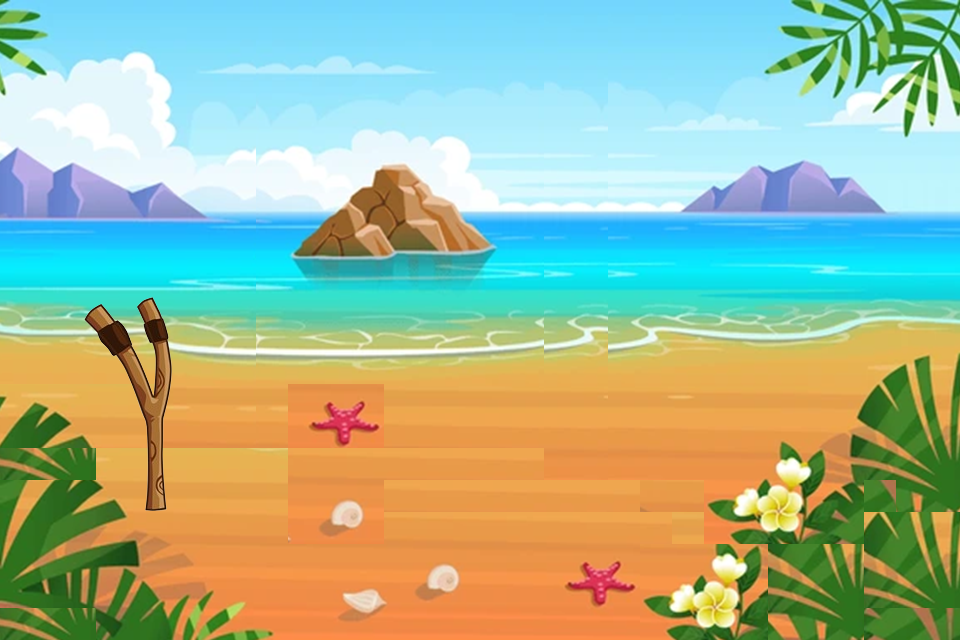

This is a level from a 2D game, rendered from its Tiled map with the project's own tilesets. A one-line summary and the complete map file follow:
An orthogonal 30x20 tile map with 32x32 px tiles, 2 tile layers (bg1_th2, slingshot), 6 tilesets and 1 object.

<map version="1.10" tiledversion="1.11.0" orientation="orthogonal" renderorder="right-down" width="30" height="20" tilewidth="32" tileheight="32" infinite="0" nextlayerid="16" nextobjectid="33">
 <tileset firstgid="1" source="bg_th1.tsx" />
 <tileset firstgid="528" source="slingshot.tsx" />
 <tileset firstgid="570" source="wooden.tsx" />
 <tileset firstgid="1011" source="king_pig.tsx" />
 <tileset firstgid="3651" source="birds.tsx" />
 <tileset firstgid="3687" source="bgth2.tsx" />
 <layer id="13" name="bg1_th2" width="30" height="20">
  <data encoding="csv">
3692,3693,3694,3695,3696,3697,3698,3699,3699,3700,3701,3702,3703,3704,3705,3706,3707,3707,3708,3707,3708,3709,3710,3711,3712,3713,3714,3715,3716,3717,
3723,3724,3725,3726,3727,3728,3729,3730,3730,3731,3732,3733,3734,3735,3736,3737,3738,3738,3739,3738,3739,3740,3741,3742,3743,3744,3745,3746,3747,3748,
3754,3755,3756,3757,3758,3759,3760,3761,3761,3762,3763,3764,3765,3766,3767,3768,3769,3769,3770,3769,3770,3771,3772,3773,3774,3775,3776,3777,3778,3779,
3785,3786,3787,3788,3789,3790,3791,3792,3792,3793,3794,3795,3796,3797,3798,3799,3800,3800,3801,3800,3801,3802,3803,3804,3805,3806,3807,3808,3809,3810,
3816,3817,3818,3819,3820,3821,3822,3823,3823,3824,3825,3826,3827,3828,3829,3830,3831,3831,3832,3831,3832,3833,3834,3835,3836,3837,3838,3839,3840,3841,
3847,3848,3849,3850,3851,3852,3853,3854,3854,3855,3856,3857,3858,3859,3860,3861,3862,3862,3863,3862,3863,3864,3865,3866,3867,3868,3869,3870,3871,3872,
3878,3879,3880,3881,3882,3883,3884,3885,3885,3886,3887,3888,3889,3890,3891,3892,3893,3893,3894,3893,3894,3895,3896,3897,3898,3899,3900,3901,3902,3903,
3909,3910,3911,3912,3913,3914,3915,3916,3916,3917,3918,3919,3920,3921,3922,3923,3924,3924,3925,3924,3925,3926,3927,3928,3929,3930,3931,3932,3933,3934,
3940,3941,3942,3943,3944,3945,3946,3947,3947,3948,3949,3950,3951,3952,3953,3954,3955,3955,3956,3955,3956,3957,3958,3959,3960,3961,3962,3963,3964,3965,
3971,3972,3973,3974,3975,3976,3977,3978,3978,3979,3980,3981,3982,3983,3984,3985,3986,3986,3987,3986,3987,3988,3989,3990,3991,3992,3993,3994,3995,3996,
4002,4003,4004,4005,4006,4007,4008,4009,4009,4010,4011,4012,4013,4014,4015,4016,4017,4017,4018,4017,4018,4019,4020,4021,4022,4023,4024,4025,4026,4027,
4033,4034,4035,4036,4037,4038,4039,4040,4040,4041,4042,4043,4044,4045,4046,4047,4048,4048,4049,4048,4049,4050,4051,4052,4053,4054,4055,4056,4057,4058,
4029,4030,4031,4032,4033,4069,4070,4071,4071,4138,4139,4140,4075,4076,4077,4078,4079,4079,4080,4079,4080,4081,4082,4083,4084,4085,4086,4087,4088,4089,
4060,4061,4062,4063,4064,4100,4101,4102,4102,4169,4170,4171,4106,4107,4108,4109,4110,4110,4111,4110,4111,4112,4113,4114,4115,4116,4117,4118,4119,4120,
4149,4150,4151,4031,4032,4033,4034,4035,4036,4104,4105,4106,4107,4108,4109,4110,4111,4141,4142,4141,4142,4143,4144,4145,4146,4147,4148,4149,4150,4151,
4059,4060,4061,4062,4063,4064,4065,4066,4067,4133,4134,4135,4107,4108,4109,4110,4111,4112,4113,4114,4095,4096,4175,4176,4177,4178,4179,4211,4181,4182,
4090,4091,4092,4093,4094,4095,4096,4097,4098,4164,4165,4166,4102,4103,4104,4105,4106,4107,4108,4109,4110,4078,4206,4207,4208,4209,4210,4087,4088,4089,
4121,4122,4123,4124,4125,4126,4127,4128,4129,4130,4131,4132,4133,4134,4135,4136,4137,4138,4139,4140,4144,4145,4146,4147,4118,4119,4120,4118,4119,4120,
4152,4153,4154,4155,4156,4157,4158,4159,4160,4161,4162,4163,4164,4165,4166,4167,4168,4169,4170,4171,4175,4176,4177,4178,4149,4150,4151,4149,4150,4151,
4149,4150,4151,4186,4187,4188,4189,4190,4191,4192,4193,4194,4195,4196,4197,4198,4199,4200,4201,4202,4206,4207,4208,4209,4180,4181,4182,4210,4211,4212
</data>
 </layer>
 <layer id="15" name="slingshot" width="30" height="20">
  <data encoding="csv">
0,0,0,0,0,0,0,0,0,0,0,0,0,0,0,0,0,0,0,0,0,0,0,0,0,0,0,0,0,0,
0,0,0,0,0,0,0,0,0,0,0,0,0,0,0,0,0,0,0,0,0,0,0,0,0,0,0,0,0,0,
0,0,0,0,0,0,0,0,0,0,0,0,0,0,0,0,0,0,0,0,0,0,0,0,0,0,0,0,0,0,
0,0,0,0,0,0,0,0,0,0,0,0,0,0,0,0,0,0,0,0,0,0,0,0,0,0,0,0,0,0,
0,0,0,0,0,0,0,0,0,0,0,0,0,0,0,0,0,0,0,0,0,0,0,0,0,0,0,0,0,0,
0,0,0,0,0,0,0,0,0,0,0,0,0,0,0,0,0,0,0,0,0,0,0,0,0,0,0,0,0,0,
0,0,0,0,0,0,0,0,0,0,0,0,0,0,0,0,0,0,0,0,0,0,0,0,0,0,0,0,0,0,
0,0,0,0,0,0,0,0,0,0,0,0,0,0,0,0,0,0,0,0,0,0,0,0,0,0,0,0,0,0,
0,0,0,0,0,0,0,0,0,0,0,0,0,0,0,0,0,0,0,0,0,0,0,0,0,0,0,0,0,0,
0,0,529,530,531,532,0,0,0,0,0,0,0,0,0,0,0,0,0,0,0,0,0,0,0,0,0,0,0,0,
0,0,535,536,537,538,0,0,0,0,0,0,0,0,0,0,0,0,0,0,0,0,0,0,0,0,0,0,0,0,
0,0,541,542,543,544,0,0,0,0,0,0,0,0,0,0,0,0,0,0,0,0,0,0,0,0,0,0,0,0,
0,0,547,548,549,550,0,0,0,0,0,0,0,0,0,0,0,0,0,0,0,0,0,0,0,0,0,0,0,0,
0,0,553,554,555,556,0,0,0,0,0,0,0,0,0,0,0,0,0,0,0,0,0,0,0,0,0,0,0,0,
0,0,559,560,561,562,0,0,0,0,0,0,0,0,0,0,0,0,0,0,0,0,0,0,0,0,0,0,0,0,
0,0,565,566,567,568,0,0,0,0,0,0,0,0,0,0,0,0,0,0,0,0,0,0,0,0,0,0,0,0,
0,0,0,0,0,0,0,0,0,0,0,0,0,0,0,0,0,0,0,0,0,0,0,0,0,0,0,0,0,0,
0,0,0,0,0,0,0,0,0,0,0,0,0,0,0,0,0,0,0,0,0,0,0,0,0,0,0,0,0,0,
0,0,0,0,0,0,0,0,0,0,0,0,0,0,0,0,0,0,0,0,0,0,0,0,0,0,0,0,0,0,
0,0,0,0,0,0,0,0,0,0,0,0,0,0,0,0,0,0,0,0,0,0,0,0,0,0,0,0,0,0
</data>
 </layer>
 <objectgroup id="7" name="ground">
  <object id="7" x="-1.33333" y="505.333" width="1755.33" height="134.667" />
 </objectgroup>
</map>